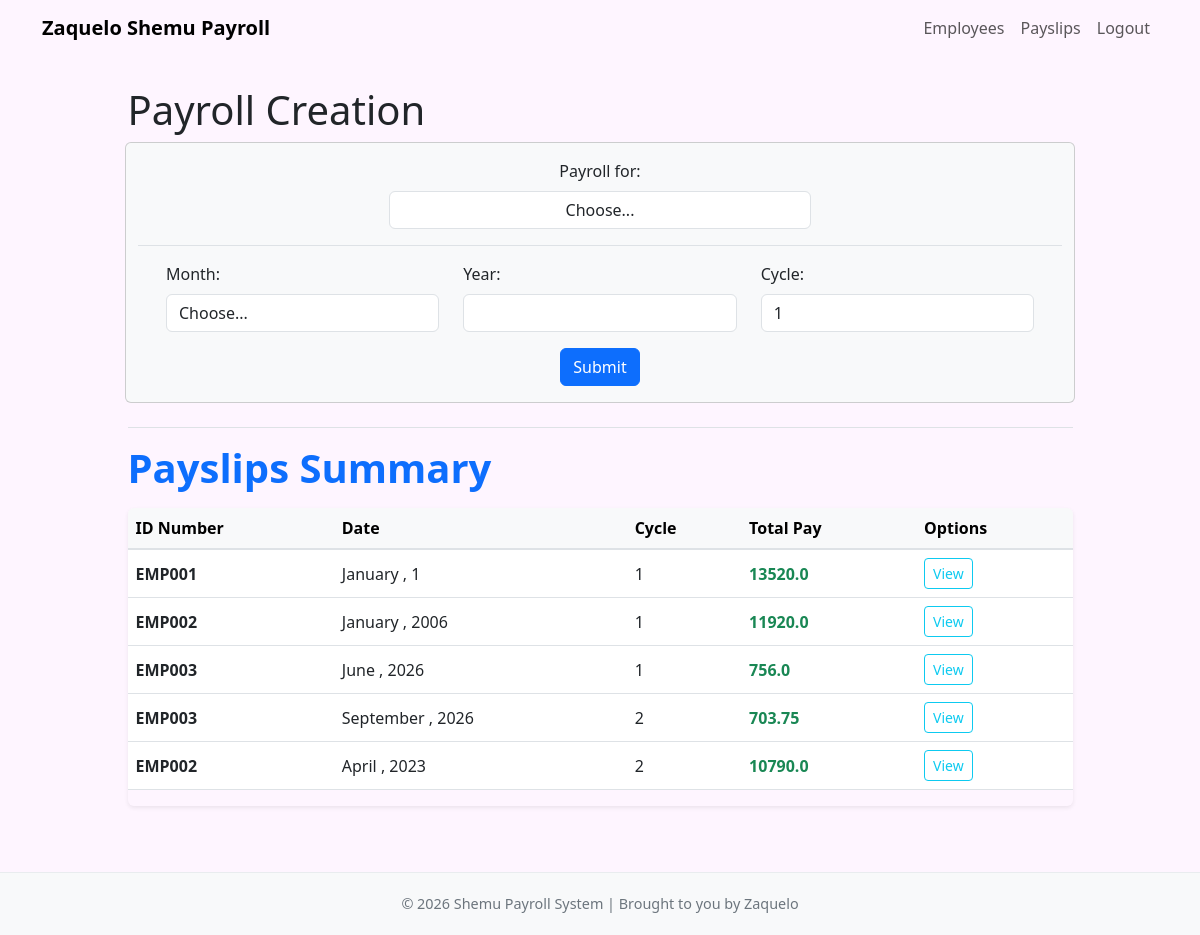
The page /payslips/ (signed in) on the database as committed earlier.
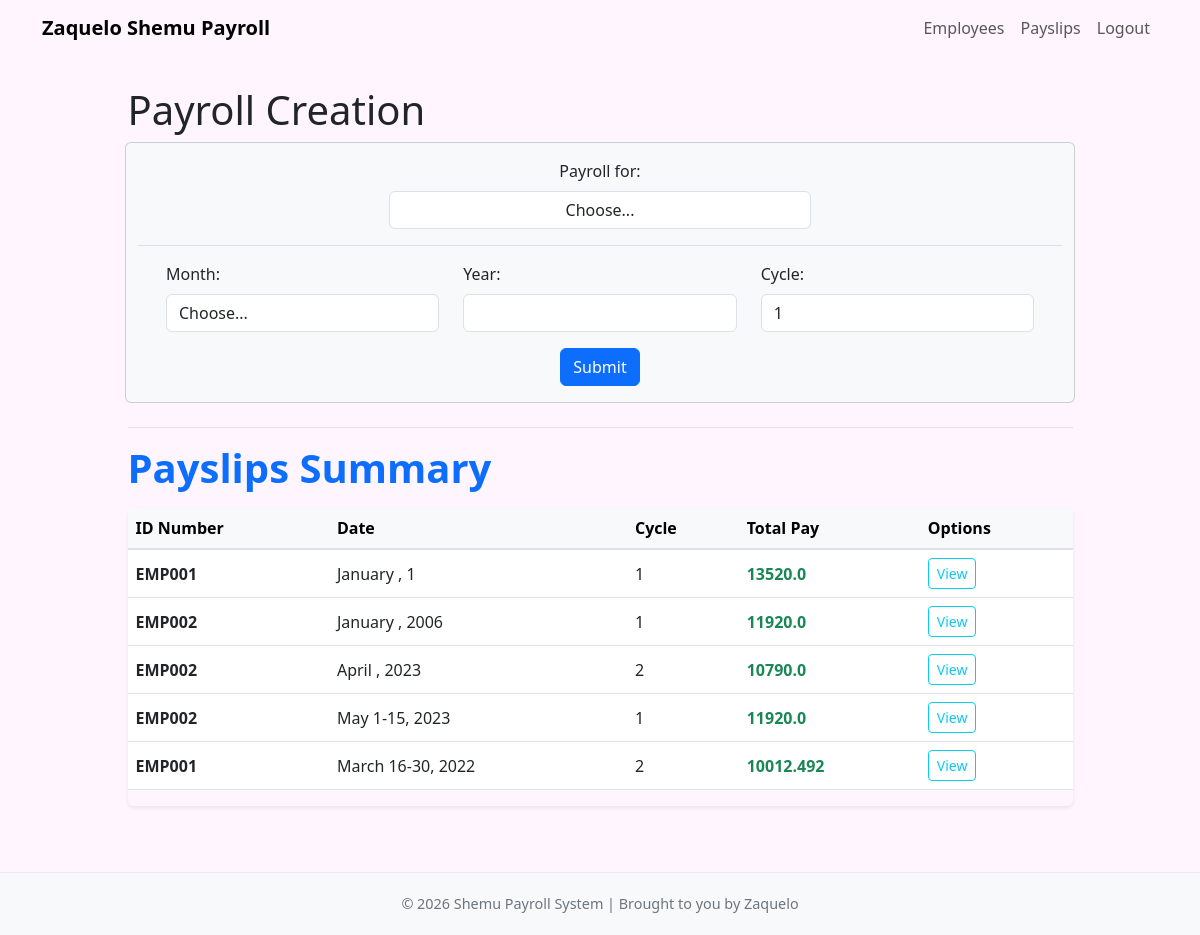
The same page on the database as committed later.
### payroll_app/models.py (models this page shows, shortened)
class Payslip(models.Model):
    id_number = models.ForeignKey(Employee, on_delete=models.CASCADE)
    month = models.CharField(max_length=100)
    date_range = models.CharField(max_length=100)
    year = models.CharField(max_length=4)
    pay_cycle = models.IntegerField()
    rate = models.FloatField()
    earnings_allowance = models.FloatField(default=0)
    overtime = models.FloatField(default=0)
    deductions_tax = models.FloatField(default=0)
    deductions_health = models.FloatField(default=0)
    pag_ibig = models.FloatField(default=0)
    sss = models.FloatField(default=0)
    total_pay = models.FloatField(default=0)

class Employee(models.Model):
    name = models.CharField(max_length=255)
    id_number = models.CharField(max_length=100, unique=True)
    rate = models.FloatField()
    overtime_pay = models.FloatField(null=True, blank=True, default=0)
    allowance = models.FloatField(null=True, blank=True, default=0)

### payroll_app/views.py (the view, shortened to what this page needs)
# urls.py: path('payslips/', views.payslips_list, name='payslips_list'),
@login_required
def payslips_list(request):
    if not _require_admin(request):
        employee = _get_employee_from_user(request.user)
        if employee is None:
            return HttpResponseForbidden("No employee record is linked to this account.")
        payslips = Payslip.objects.filter(id_number=employee)
        return render(request, 'payroll_app/payslips/payslips_list.html', {'payslips': payslips})
    payslips = Payslip.objects.all()
    employees = Employee.objects.all()
    return render(request, 'payroll_app/payslips/payslips_list.html', {
        'payslips': payslips,
        'employees': employees
    })

### payroll_app/views.py (called while the page is built)
def _is_admin(user):
    return user.is_staff or user.is_superuser

def _require_admin(request):
    return _is_admin(request.user)

### payroll_app/templates/payroll_app/payslips/payslips_list.html (shortened to what this page needs)
{% extends 'payroll_app/base.html' %}
{% block content %}
<div class="row justify-content-center py-3">
    {% if request.user.is_staff or request.user.is_superuser %}
    <h1 style="width: 85%">Payroll Creation</h1>
    <form id="add_menu_form" method="POST" class="card bg-light col-10">
        <div class="row justify-content-center mx-3 my-3">
            <div class="col-6">
                <label for="employee_id" class="form-label text-center w-100">Payroll for:</label>
                <select name="employee_id" class="form-control text-center" id="employee_id" required>
                    <option value="">Choose...</option>
                </select>
            </div>
        </div>
        <span class="border-bottom d-block w-100"></span>
        <div class="row mx-3 my-3">
            <div class="col-4">
                <label for="month" class="form-label">Month:</label>
                <select name="month" class="form-control" id="month" required>
                    <option value="">Choose...</option>
                </select>
            </div>
            <div class="col-4">
                <label for="year" class="form-label">Year:</label>
                <input type="number" class="form-control" id="year" name="year" min="1" required>
            </div>
            <div class="col-4">
                <label for="pay_cycle" class="form-label">Cycle:</label>
                <select name="pay_cycle" class="form-control" id="pay_cycle" required>
                    <option value="1">1</option>
                </select>
            </div>
        </div>
        <div class="text-center mb-3">
            <button type="submit" class="btn btn-primary mx-3">Submit</button>
        </div>
    </form>
    {% endif %}
    <div style="width: 85%">
        <span class="border-bottom d-block mt-4"></span>
        <div class="d-flex justify-content-between align-items-center mb-3 mt-3">
            <h1 class="fw-bold text-primary mb-0">Payslips Summary</h1>
        </div>
        <div class="table-responsive shadow-sm rounded">
            <table class="table table-hover align-middle">
                <thead class="table-light table-header-separator">
                    <tr>
                        <th scope="col">ID Number</th>
                        <th scope="col">Date</th>
                        <th scope="col">Cycle</th>
                        <th scope="col">Total Pay</th>
                        <th scope="col">Options</th>
                    </tr>
                </thead>
                <tbody>
                    {% for p in payslips %}
                        <tr>
                            <td class="fw-semibold">{{ p.id_number.id_number }}</td>
                            <td>{{ p.month }} {{ p.date_range }}, {{ p.year }}</td>
                            <td>{{ p.pay_cycle }}</td>
                            <td class="text-success fw-bold">{{ p.total_pay }}</td>
                            <td>
                                <a href="{% url 'view_payslip' pk=p.pk %}"
                                   class="btn btn-outline-info btn-sm">
                                    View
                                </a>
                            </td>
                        </tr>
                    {% empty %}
                        <tr>
                            <td colspan="5" class="text-center text-muted py-4">
                                No payslips found.
                            </td>
                        </tr>
                    {% endfor %}
                </tbody>
            </table>
        </div>
    </div>
</div>
{% endblock %}

### payroll_app/templates/payroll_app/base.html (shortened to what this page needs)
<!DOCTYPE html>
<html lang="en">
<head>
    <link href="https://cdn.jsdelivr.net/npm/bootstrap@5.3.0/dist/css/bootstrap.min.css" rel="stylesheet">
</head>
<body>
    {% if request.user.is_authenticated %}
    <nav id="mainNavbar" class="navbar navbar-expand-lg fixed-top navbar-light navbar-transparent">
        <div class="container">
            <a class="navbar-brand" href="{% url 'home' %}">Zaquelo Shemu Payroll</a>
            <div class="collapse navbar-collapse" id="navbarNav">
                <div class="navbar-nav ms-auto">
                    {% if request.user.is_staff or request.user.is_superuser %}
                    <a class="nav-link" href="{% url 'employees_list' %}">Employees</a>
                    {% endif %}
                    <a class="nav-link" href="{% url 'payslips_list' %}">Payslips</a>
                    <a class="nav-link" href="{% url 'logout' %}">Logout</a>
                </div>
            </div>
        </div>
    </nav>
    {% endif %}
    <div class="container">
        {% block content %}
        {% endblock %}
    </div>
    <footer>
        <p>© 2026 Shemu Payroll System | Brought to you by Zaquelo</p>
    </footer>
</body>
</html>

### payroll_app/templates/payroll_app/base.html (style rules this page uses)
body { background-color: #fef5ff; min-height: 100vh; padding-top: 70px; font-family: 'Segoe UI', Tahoma, Geneva, Verdana, sans-serif; }
.navbar { margin-bottom: 20px; transition: background-color 0.3s ease, box-shadow 0.3s ease; }
.navbar-transparent { background: linear-gradient(to right, #ffffff00, #ffffff00) !important; box-shadow: none; }
.navbar .nav-link { position: relative; transition: color 0.3s ease; }
.navbar .nav-link::after { content: ""; position: absolute; left: 0; bottom: -5px; width: 0%; height: 2px; background-color: #ff7373; transition: width 0.3s ease; }
.navbar .navbar-brand { font-family: 'Segoe UI', Tahoma, Geneva, Verdana, sans-serif; font-weight: 600; font-size: 1.25rem; transition: transform 0.2s ease; }
footer { margin-top: 50px; padding: 20px; text-align: center; color: #6c757d; background-color: #f8f9fa; border-top: 1px solid #e9ecef; }
footer p { margin: 0; font-size: 0.9rem; }

### payroll_app/templates/payroll_app/payslips/payslips_list.html (style rules this page uses)
.table-header-separator tr { border-bottom: 2px solid #dee2e6; }

Rows that differ between the two databases and show on the page:
removed Payslip: id_number.id_number "EMP003", month "June", year "2026", pay_cycle "1", total_pay "756.0"
removed Payslip: id_number.id_number "EMP003", month "September", year "2026", pay_cycle "2", total_pay "703.75"
added Payslip: id_number.id_number "EMP002", month "May", date_range "1-15", year "2023", pay_cycle "1", total_pay "11920.0"
added Payslip: id_number.id_number "EMP001", month "March", date_range "16-30", year "2022", pay_cycle "2", total_pay "10012.492"
